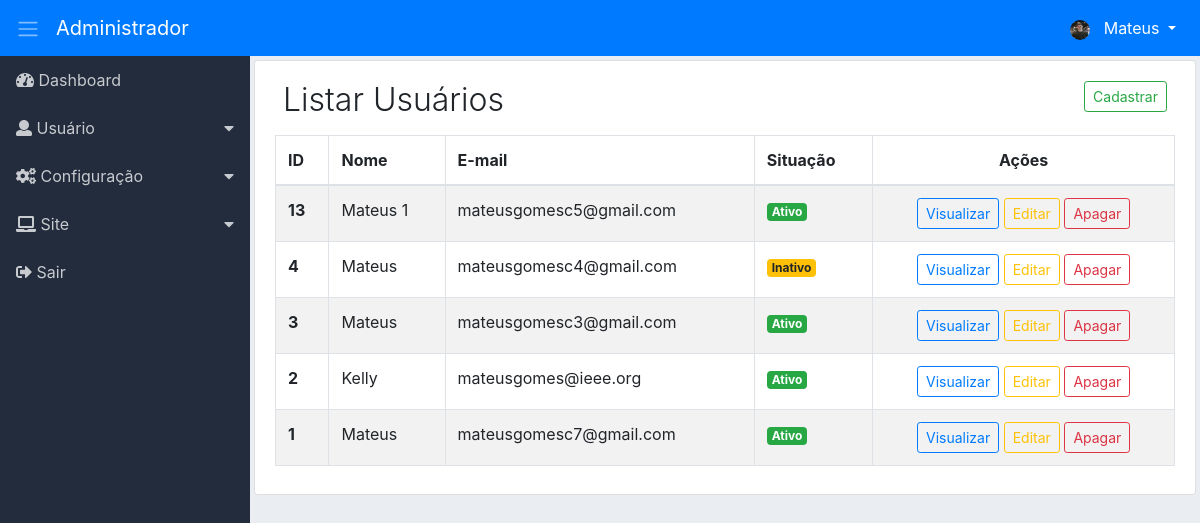
The page /adm/usuarios/listar (signed in) on the database as committed earlier.
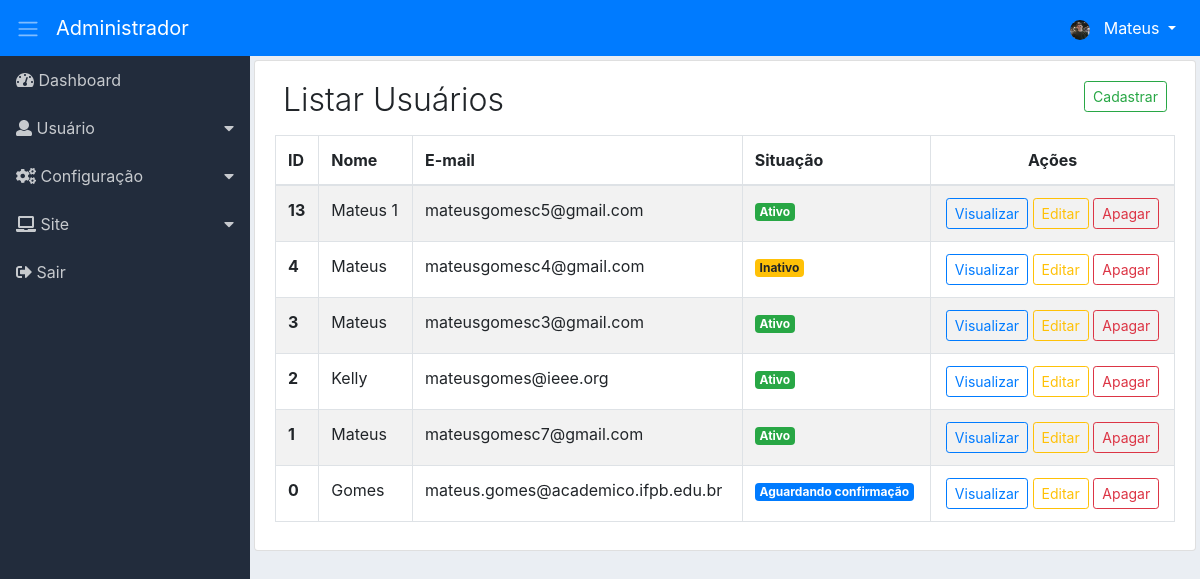
The same page on the database as committed later.
### tables this page shows
CREATE TABLE `adms_nivacs_pgs` (
  `id` int(11) NOT NULL,
  `permissao` int(11) NOT NULL,
  `ordem` int(11) NOT NULL,
  `dropdown` int(11) NOT NULL DEFAULT 2,
  `lib_menu` int(11) NOT NULL DEFAULT 2,
  `adms_menu_id` int(11) NOT NULL DEFAULT 4,
  `adms_niveis_acesso_id` int(11) NOT NULL,
  `adms_pagina_id` int(11) NOT NULL,
  `created` datetime NOT NULL,
  `modified` datetime DEFAULT NULL
);

CREATE TABLE `adms_menus` (
  `id` int(11) NOT NULL,
  `nome` varchar(220) NOT NULL,
  `icone` varchar(40) NOT NULL,
  `ordem` int(11) NOT NULL,
  `adms_sit_id` int(11) NOT NULL,
  `created` datetime NOT NULL,
  `modified` datetime DEFAULT NULL
);

CREATE TABLE `adms_usuarios` (
  `id` int(11) NOT NULL,
  `nome` varchar(220) NOT NULL,
  `apelido` varchar(220) DEFAULT NULL,
  `email` varchar(220) NOT NULL,
  `usuario` varchar(220) NOT NULL,
  `senha` varchar(220) NOT NULL,
  `recuperar_senha` varchar(220) DEFAULT NULL,
  `chave_descadastro` varchar(220) DEFAULT NULL,
  `conf_email` varchar(120) DEFAULT NULL,
  `imagem` varchar(220) DEFAULT NULL,
  `adms_niveis_acesso_id` int(11) NOT NULL,
  `adms_sits_usuario_id` int(11) NOT NULL,
  `created` datetime NOT NULL,
  `modified` datetime DEFAULT NULL
);

CREATE TABLE `adms_sits_usuarios` (
  `id` int(11) NOT NULL,
  `nome` varchar(220) NOT NULL,
  `adms_cor_id` int(11) NOT NULL,
  `created` datetime NOT NULL,
  `modified` datetime DEFAULT NULL
);

### adm/app/adms/Controllers/Usuarios.php (called while the page is built, shortened)
<?php
class Usuarios
{
    private $Dados;
    public function listar($PageId = null)
    {
        $this->PageId = (int) $PageId ? $PageId : 1;
        $botao = ['cad_usuario' => ['menu_controller' => 'cadastrar-usuario', 'menu_metodo' => 'cad-usuario'],
            'vis_usuario' => ['menu_controller' => 'ver-usuario', 'menu_metodo' => 'ver-usuario'],
            'edit_usuario' => ['menu_controller' => 'editar-usuario', 'menu_metodo' => 'edit-usuario'],
            'del_usuario' => ['menu_controller' => 'apagar-usuario', 'menu_metodo' => 'apagar-usuario']];
        $listarBotao = new \App\adms\Models\AdmsBotao();
        $this->Dados['botao'] = $listarBotao->valBotao($botao);
        $listarMenu = new \App\adms\Models\AdmsMenu();
        $this->Dados['menu'] = $listarMenu->itemMenu();
        $listarUsario = new \App\adms\Models\AdmsListarUsuario();
        $this->Dados['listUser'] = $listarUsario->listarUsuario($this->PageId);
        $this->Dados['paginacao'] = $listarUsario->getResultadoPg();
        $carregarView = new \Core\ConfigView("adms/Views/usuario/listarUsuario", $this->Dados);
        $carregarView->renderizar();
    }
}

### adm/app/adms/Models/helper/AdmsRead.php (called while the page is built, shortened)
<?php
class AdmsRead extends AdmsConn
{
    private $Select;
    private $Values;
    private $Resultado;
    private $Query;
    function getResultado()
    {
        return $this->Resultado;
    }
    public function fullRead($Query, $ParseString = null)
    {
        $this->Select = (string) $Query;
        if (!empty($ParseString)) {
            parse_str($ParseString, $this->Values);
        }
        $this->exeInstrucao();
    }
    private function exeInstrucao()
    {
        $this->conexao();
        try {
            $this->getIntrucao();
            $this->Query->execute();
            $this->Resultado = $this->Query->fetchAll();
        } catch (Exception $ex) {
            $this->Resultado = null;
        }
    }
    private function conexao()
    {
        $this->Conn = parent::getConn();
        $this->Query = $this->Conn->prepare($this->Select);
        $this->Query->setFetchMode(PDO::FETCH_ASSOC);
    }
    private function getIntrucao()
    {
        if ($this->Values) {
            foreach ($this->Values as $Link => $Valor) {
                if ($Link == 'limit' || $Link == 'offset') {
                    $Valor = (int) $Valor;
                }
                $this->Query->bindValue(":{$Link}", $Valor, (is_int($Valor) ? PDO::PARAM_INT : PDO::PARAM_STR));
            }
        }
    }
}

### adm/app/adms/Models/helper/AdmsConn.php (called while the page is built, shortened)
<?php
class AdmsConn
{
    public static $Host = HOST;
    public static $User = USER;
    public static $Pass = PASS;
    public static $Dbname = DBNAME;
    private static $Connect = null;
    private static function conectar()
    {
        try {
            if(self::$Connect == null){
                self::$Connect = new PDO('mysql:host=' . self::$Host . ';dbname=' . self::$Dbname, self::$User, self::$Pass);
            }
        } catch (Exception $exc) {
            echo 'mensagem: ' . $exc->getMessage();
            die;
        }
        return self::$Connect;
    }
    public function getConn()
    {
        return self::conectar();
    }
}

### adm/app/adms/Models/AdmsMenu.php (called while the page is built, shortened)
<?php
class AdmsMenu
{
    public function itemMenu()
    {
        $listItemMenu = new \App\adms\Models\helper\AdmsRead();
        $listItemMenu->fullRead("SELECT nivpg.dropdown,
                men.id id_men, men.nome nome_men, men.icone icone_men,
                pg.id id_pg, pg.menu_controller, pg.menu_metodo, pg.nome_pagina, pg.icone icone_pg
                FROM adms_nivacs_pgs nivpg
                INNER JOIN adms_menus men ON men.id=nivpg.adms_menu_id
                INNER JOIN adms_paginas pg ON pg.id=nivpg.adms_pagina_id
                WHERE nivpg.adms_niveis_acesso_id =:adms_niveis_acesso_id
                AND nivpg.permissao =:permissao
                AND nivpg.lib_menu =:lib_menu
                ORDER BY men.ordem, nivpg.ordem ASC", "adms_niveis_acesso_id=".$_SESSION['adms_niveis_acesso_id']."&permissao=1&lib_menu=1");
        $this->Resultado = $listItemMenu->getResultado();
        return $this->Resultado;
    }
}

### adm/app/adms/Models/AdmsListarUsuario.php (called while the page is built, shortened)
<?php
class AdmsListarUsuario
{
    private $LimiteResultado = 40;
    public function listarUsuario($PageId = null)
    {
        $this->PageId = (int) $PageId;
        $paginacao = new \App\adms\Models\helper\AdmsPaginacao(URLADM . 'usuarios/listar');
        $paginacao->condicao($this->PageId, $this->LimiteResultado);
        $paginacao->paginacao("SELECT COUNT(user.id) AS num_result
                FROM adms_usuarios user
                INNER JOIN adms_niveis_acessos nivac ON nivac.id=user.adms_niveis_acesso_id
                WHERE nivac.ordem >=:ordem", "ordem=".$_SESSION['adms_ordem_nivac']);
        $listarUsuario = new \App\adms\Models\helper\AdmsRead();
        $listarUsuario->fullRead("SELECT user.id, user.nome, user.email,
                sit.nome nome_sit,
                cr.cor cor_cr
                FROM adms_usuarios user
                INNER JOIN adms_sits_usuarios sit ON sit.id=user.adms_sits_usuario_id
                INNER JOIN adms_cors cr ON cr.id=sit.adms_cor_id
                INNER JOIN adms_niveis_acessos nivac ON nivac.id=user.adms_niveis_acesso_id
                WHERE nivac.ordem >=:ordem
                ORDER BY id DESC LIMIT :limit OFFSET :offset", "ordem=".$_SESSION['adms_ordem_nivac']."&limit={$this->LimiteResultado}&offset={$paginacao->getOffset()}");
        $this->Resultado = $listarUsuario->getResultado();
        return $this->Resultado;
    }
}

### adm/app/adms/Models/helper/AdmsPaginacao.php (called while the page is built, shortened)
<?php
class AdmsPaginacao
{
    private $LimiteResultado;
    private $Offset;
    private $Resultado;
    function getResultado()
    {
        return $this->Resultado;
    }
    function getOffset()
    {
        return $this->Offset;
    }
    public function condicao($Pagina, $LimiteResultado)
    {
        $this->Pagina = (int) $Pagina ? $Pagina : 1;
        $this->LimiteResultado = (int) $LimiteResultado;
        $this->Offset = ($this->Pagina * $this->LimiteResultado) - $this->LimiteResultado;
    }
    public function paginacao($Query, $ParseString = null)
    {
        $this->Query = (string) $Query;
        $this->ParseString = (string) $ParseString;
        $contar = new \App\adms\Models\helper\AdmsRead();
        $contar->fullRead($this->Query, $this->ParseString);
        $this->ResultBd = $contar->getResultado();
        if ($this->ResultBd[0]['num_result'] > $this->LimiteResultado) {
            $this->instrucaoPaginacao();
        } else {
            $this->Resultado = null;
        }
    }
}

### adm/app/adms/Views/usuario/listarUsuario.php (the view, shortened to what the rows shown need)
<div class="content p-1">
    <div class="list-group-item">
        <div class="d-flex">
            <div class="mr-auto p-2">
                <h2 class="display-4 titulo">Listar Usuários</h2>
            </div>
        </div>
        <div class="table-responsive">
            <table class="table table-striped table-hover table-bordered">
                <thead>
                    <tr>
                        <th>ID</th>
                        <th>Nome</th>
                        <th class="d-none d-sm-table-cell">E-mail</th>
                        <th class="d-none d-lg-table-cell">Situação</th>
                        <th class="text-center">Ações</th>
                    </tr>
                </thead>
                <tbody>
                    <?php
                    foreach ($this->Dados['listUser'] as $usuario) {
                        extract($usuario);
                        ?>
                        <tr>
                            <th><?php echo $id; ?></th>
                            <td><?php echo $nome; ?></td>
                            <td class="d-none d-sm-table-cell"><?php echo $email; ?></td>
                            <td class="d-none d-lg-table-cell">
                                <span class="badge badge-<?php echo $cor_cr; ?>"><?php echo $nome_sit; ?></span>
                            </td>
                            <td class="text-center">
                                <span class="d-none d-md-block">
                                    <?php
                                    if ($this->Dados['botao']['vis_usuario']) {
                                        echo "<a href='". URLADM . "ver-usuario/ver-usuario/$id' class='btn btn-outline-primary btn-sm'>Visualizar</a> ";
                                    }
                                    if ($this->Dados['botao']['edit_usuario']) {
                                        echo "<a href='". URLADM . "editar-usuario/edit-usuario/$id' class='btn btn-outline-warning btn-sm'>Editar</a> ";
                                    }
                                    if ($this->Dados['botao']['del_usuario']) {
                                        echo "<a href='". URLADM . "apagar-usuario/apagar-usuario/$id' class='btn btn-outline-danger btn-sm' data-confirm='Tem certeza de que deseja excluir o item selecionado?'>Apagar</a> ";
                                    }
                                    ?>
                                </span>
                            </td>
                        </tr>
                        <?php
                    }
                    ?>
                </tbody>
            </table>
        </div>
    </div>
</div>

### adm/app/adms/Views/include/sidebar.php (shortened to what the rows shown need)
<div class="d-flex">
    <nav class="sidebar">
        <ul class="list-unstyled">
            <?php
            $cont_drop = 0;
            $cont_drop_fech = 0;
            foreach ($this->Dados['menu'] as $menu) {
                extract($menu);
                if ($dropdown == 1) {
                    if ($cont_drop != $id_men) {
                        if (($cont_drop_fech == 1) AND ( $cont_drop != 0)) {
                            echo "</li>";
                            $cont_drop_fech = 0;
                        }
                        echo "<li>";
                        echo "<a href='#submenu" . $id_men . "' data-toggle='collapse'>";
                        echo "<i class='" . $icone_men . "'></i> " . $nome_men;
                        echo "</a>";
                        $cont_drop = $id_men;
                    }
                    $cont_drop_fech = 1;
                } else {
                    if ($cont_drop_fech == 1) {
                        echo "</li>";
                        $cont_drop_fech = 0;
                    }
                    echo "<li><a href='" . URLADM . $menu_controller . "/" . $menu_metodo . "'><i class='" . $icone_men . "'></i> " . $nome_men . "</a></li>";
                }
            }
            ?>
        </ul>
    </nav>

Rows that differ between the two databases and show on the page:
added adms_usuarios: id "0", nome "Gomes", email "mateus.gomes@academico.ifpb.edu.br", adms_sits_usuario.nome "Aguardando confirmação"
